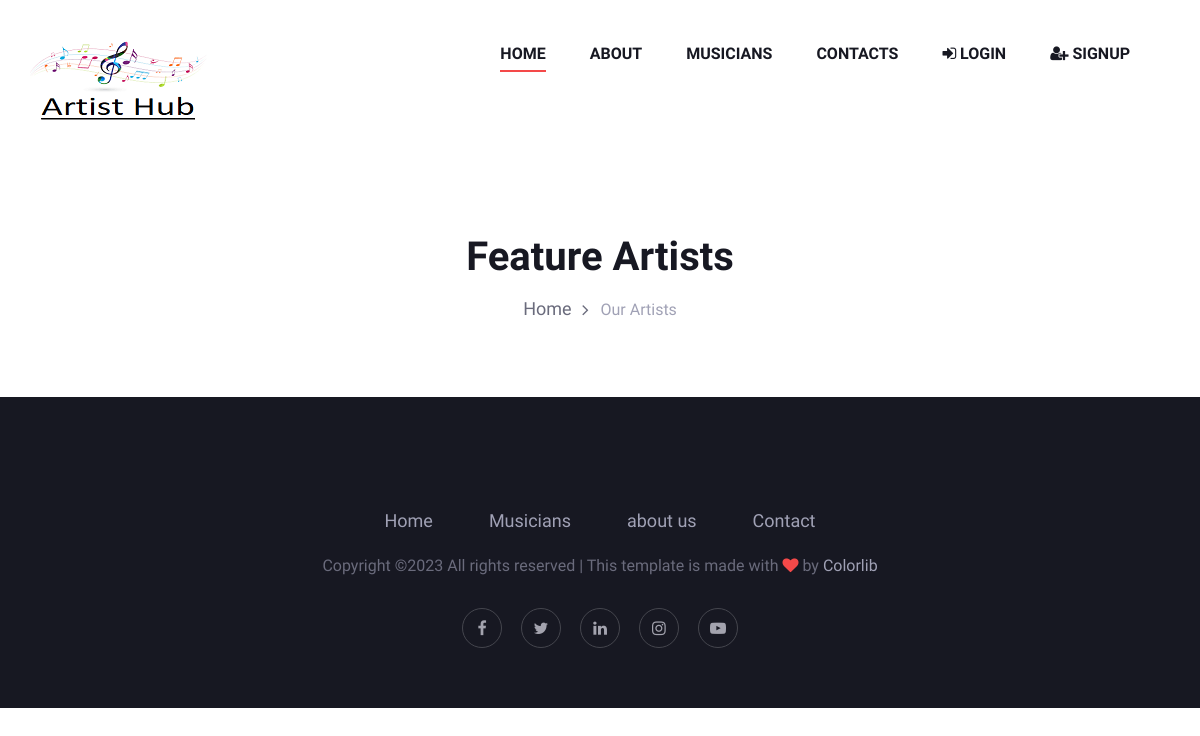
The app's page /artist/, older data.
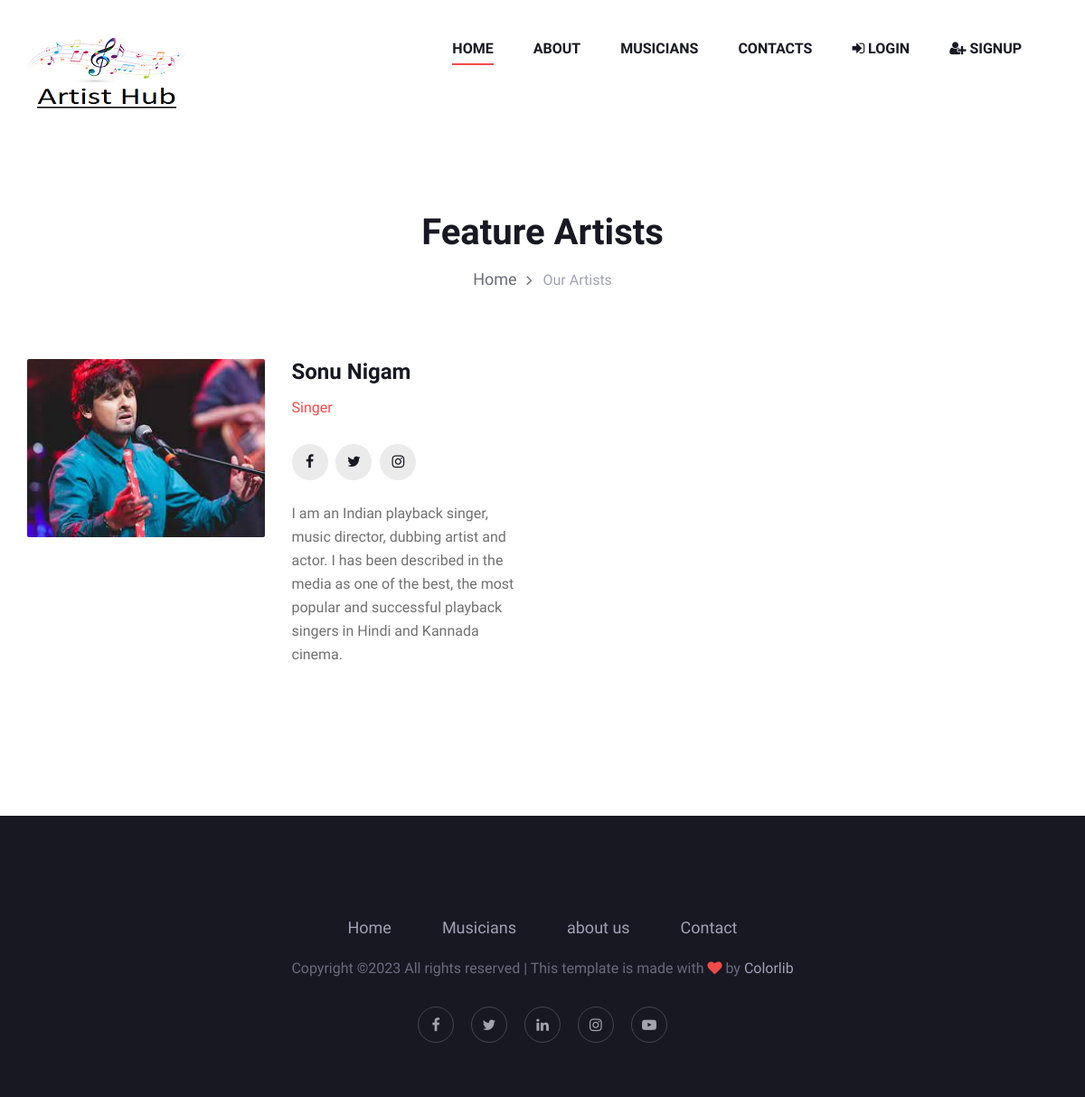
The same page, newer data.
### myapp/models.py (models this page shows, shortened)
class Artist(models.Model):
	fname=models.CharField(max_length=100)
	lname=models.CharField(max_length=100)
	email=models.EmailField()
	mobile=models.BigIntegerField()
	about=models.TextField(max_length=500)
	facebook=models.CharField(max_length=100)
	instagram=models.CharField(max_length=100)
	twitter=models.CharField(max_length=100)
	password=models.CharField(max_length=50)
	profile_pic=models.ImageField(upload_to='profile_pic')

### myapp/views.py (the view)
# urls.py: path('artist/',views.artist, name='artist'),
def artist(request):
	artist=Artist.objects.all()
	return render(request,'artist.html',{'artist':artist})

### myapp/templates/artist.html
{% extends 'header.html' %}
{% load static %}
{% block content %}
<!DOCTYPE html>
<html lang="zxx">
<head>
</head>
<body>
    <section class="breadcrumb-section">
        <div class="container">
            <div class="row">
                <div class="col-lg-12">
                    <div class="breadcrumb-text">
                        <h2>Feature Artists</h2>
                        <div class="bt-option">
                            <a href="/">Home</a>
                            <span>Our Artists</span>
                        </div>
                    </div>
                </div>
            </div>
        </div>
    </section>
    {% for i in artist %}
    <section class="speaker-section spad">
        <div class="container">
            <div class="row">
                <div class="col-sm-6">
                    <div class="speaker-item">
                        <div class="row">
                            <div class="col-lg-6">
                                <div class="si-pic">
                                    <img src="{{ i.profile_pic.url }}" alt="">
                                </div>
                            </div>
                            <div class="col-lg-6">
                                <div class="si-text">
                                    <div class="si-title">
                                        <h4>{{ i.fname}} {{i.lname }}</h4>
                                        <span>Singer</span>
                                    </div>
                                    <div class="si-social">
                                        <a href="{{ i.facenook }}"><i class="fa fa-facebook"></i></a>
                                        <a href="{{ i.twitter}}"><i class="fa fa-twitter"></i></a>
                                        <a href="{{ i.instagram }}"><i class="fa fa-instagram"></i></a>
                                    </div>
                                    <p>{{ i.about }}</p>
                                </div>
                            </div>
                        </div>
                    </div>
                </div>
            </div>
        </div>
    </section>
    {% endfor %}
</body>
</html>
{% endblock %}

### myapp/templates/header.html (shortened to what this page needs)
{% load static %}
<!DOCTYPE html>
<html lang="zxx">
<head>
    <link rel="stylesheet" href="{% static 'css/bootstrap.min.css' %}" type="text/css">
    <link rel="stylesheet" href="{% static 'css/font-awesome.min.css' %}" type="text/css">
    <link rel="stylesheet" href="{% static 'css/elegant-icons.css' %}" type="text/css">
    <link rel="stylesheet" href="{% static 'css/owl.carousel.min.css' %}" type="text/css">
    <link rel="stylesheet" href="{% static 'css/magnific-popup.css' %}" type="text/css">
    <link rel="stylesheet" href="{% static 'css/slicknav.min.css' %}" type="text/css">
    <link rel="stylesheet" href="{% static 'css/style.css' %}" type="text/css">
</head>
<body>
    <header class="header-section">
        <div class="container">
            <div class="logo">
                <a href="/">
                    <img src="{% static 'img/download.png' %}" alt="">
                </a>
            </div>
            <div class="nav-menu">
                <nav class="mainmenu mobile-menu">
                    <ul>
                        <li class="active"><a href="/">Home</a></li>
                        <li><a href="{% url 'about' %}">About</a></li>
                        <li><a href="{% url 'artist' %}">Musicians</a>
                        </li>
                        <li><a href="{% url 'contact' %}">Contacts</a></li>
                {% if request.session.email %}
                <li><a href="#"><i class="fa fa-edit"></i>Change Password</a></li>
                <li><a href="{% url 'logout' %}"><i class="fa fa-sign-out"></i>Logout ({{request.session.fname}})</a></li>
                <a href="{% url 'profile' %}"><img src="{{ request.session.profile_pic }}" width="50px" height="50px"></a>
                {% else %}
                <li><a href="{% url 'login' %}" ><i class="fa fa-sign-in"></i>  Login</a></li>
                <li><a><i class="fa fa-user-plus"></i>  Signup</a>
                </li>
                {% endif %}
                </ul>
                </nav>
            </div>
        </div>
    </header>
{% block content %}
{% endblock %}
    <footer class="footer-section">
        <div class="container">
            <div class="row">
                <div class="col-lg-12">
                    <div class="footer-text">
                        <ul>
                            <li><a href="/">Home</a></li>
                            <li><a href="{% url 'artist' %}">Musicians</a></li>
                            <li><a href="{% url 'about' %}">about us</a></li>
                            <li><a href="{% url 'contact' %}">Contact</a></li>
                        </ul>
                        <div class="copyright-text"><p>
  Copyright &copy;<script>document.write(new Date().getFullYear());</script> All rights reserved | This template is made with <i class="fa fa-heart" aria-hidden="true"></i> by <a href="https://colorlib.com" target="_blank">Colorlib</a>
  </p></div>
                        <div class="ft-social">
                            <a href="#"><i class="fa fa-facebook"></i></a>
                            <a href="#"><i class="fa fa-twitter"></i></a>
                            <a href="#"><i class="fa fa-linkedin"></i></a>
                            <a href="#"><i class="fa fa-instagram"></i></a>
                            <a href="#"><i class="fa fa-youtube-play"></i></a>
                        </div>
                    </div>
                </div>
            </div>
        </div>
    </footer>
</body>
</html>

### myapp/static/css/style.css (style rules this page uses)
html, body { height: 100%; font-family: "Work Sans", sans-serif; -webkit-font-smoothing: antialiased; font-smoothing: antialiased; }
h1, h2, h3, h4, h5, h6 { margin: 0; color: #111111; font-weight: 400; font-family: "Work Sans", sans-serif; }
h2 { font-size: 36px; }
h4 { font-size: 24px; }
p { font-size: 16px; font-family: "Work Sans", sans-serif; color: #6a6b7c; font-weight: 400; line-height: 28px; margin: 0 0 15px 0; }
img { max-width: 100%; }
ul, ol { padding: 0; margin: 0; }
.spad { padding-top: 100px; padding-bottom: 100px; }
.header-section { display: -webkit-box; display: -ms-flexbox; display: flex; }
.logo { float: left; padding-top: 36px; padding-bottom: 37px; }
.logo a { display: inline-block; }
.nav-menu { float: right; }
.nav-menu .mainmenu { display: inline-block; }
.nav-menu .mainmenu ul li { display: inline-block; list-style: none; margin-right: 40px; position: relative; }
.nav-menu .mainmenu ul li.active a:after { opacity: 1; }
.nav-menu .mainmenu ul li a { font-size: 16px; color: #171822; text-transform: uppercase; font-weight: 600; padding: 42px 0; position: relative; display: inline-block; }
.nav-menu .mainmenu ul li a:after { position: absolute; left: 0; bottom: 36px; height: 2px; width: 100%; background: #F44949; content: ""; opacity: 0; -webkit-transition: all 0.3s; -o-transition: all 0.3s; transition: all 0.3s; }
.footer-section { background: #171822; padding-top: 50px; padding-bottom: 60px; }
.footer-text { text-align: center; padding-top: 60px; }
.footer-text ul { margin-bottom: 18px; }
.footer-text ul li { list-style: none; display: inline-block; margin-right: 52px; }
.footer-text ul li:last-child { margin-right: 0; }
.footer-text ul li a { font-size: 18px; color: #a0a1b5; display: inline-block; -webkit-transition: all 0.3s; -o-transition: all 0.3s; transition: all 0.3s; }
.footer-text .copyright-text { font-size: 14px; color: #a0a1b5; margin-bottom: 28px; }
.footer-text .copyright-text i { color: #f44949; }
.footer-text .copyright-text a { color: #a0a1b5; }
.footer-text .ft-social a { display: inline-block; width: 40px; height: 40px; text-align: center; line-height: 40px; font-size: 16px; color: #a3a3ae; border: 1px solid #45464e; border-radius: 50%; margin-right: 15px; }
.footer-text .ft-social a:last-child { margin-right: 0; }
.breadcrumb-section { padding: 75px 0 75px; }
.breadcrumb-text { text-align: center; }
.breadcrumb-text h2 { font-size: 40px; color: #171822; font-weight: 600; margin-bottom: 14px; }
.breadcrumb-text .bt-option a { font-size: 18px; color: #6a6b7c; display: inline-block; margin-right: 25px; position: relative; }
.breadcrumb-text .bt-option a:after { position: absolute; right: -17px; top: 2px; content: ""; font-family: "FontAwesome"; }
.breadcrumb-text .bt-option span { display: inline-block; color: #a0a1b5; }
.speaker-section { padding-top: 0; }
.speaker-item { margin-bottom: 50px; }
.speaker-item .si-pic img { min-width: 100%; border-radius: 2px; }
.speaker-item .si-text .si-title { margin-bottom: 28px; }
.speaker-item .si-text .si-title h4 { color: #171822; font-weight: 600; margin-bottom: 13px; }
.speaker-item .si-text .si-title span { color: #f44949; font-size: 16px; display: block; }
.speaker-item .si-text .si-social { margin-bottom: 24px; }
.speaker-item .si-text .si-social a { display: inline-block; font-size: 16px; color: #171822; height: 40px; width: 40px; text-align: center; line-height: 40px; background: #ebebeb; border-radius: 50%; margin-right: 5px; }
.speaker-item .si-text p { color: #707070; line-height: 26px; }
@media only screen and (min-width: 1200px) { .container { max-width: 1170px; } }

Row changes from the older to the newer data that the page shows:
added Artist: profile_pic (picture), fname "Sonu", lname "Nigam", about "I am an Indian playback singer, music director, dubbing artist and actor. I has been described in the media as one of the best, the most popular and successful playback singers in Hindi and Kannada cinema."
